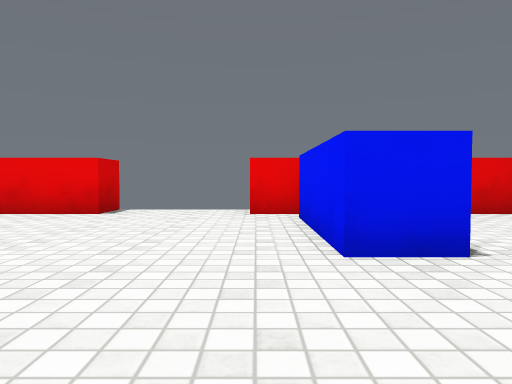
[1] (above)

13 first-person views from a walk through a Unity game level. The camera is 0.62 m above the floor, tilts 2° down and sees 70° across. The floor is counted in squares, 1 m on a side. Each view is taken from the middle of a square. On the plan, view 1 faces up. The plan holds only what a view shows up to about 10 squares ahead; the rest is blank. The player is left out. Surface patterns are stand-ins for the level's own textures.

[2]
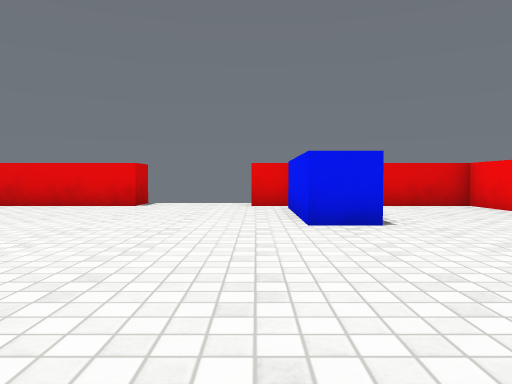

[3]
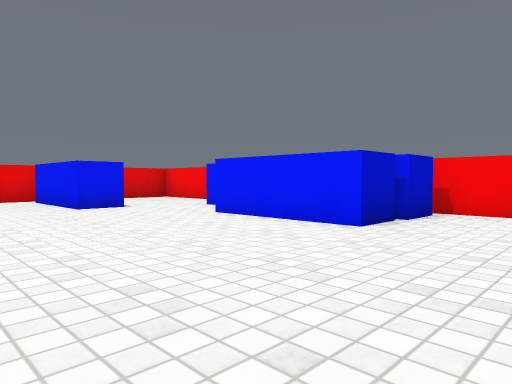

[4]
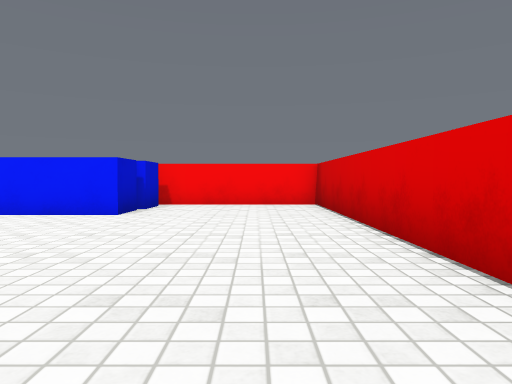

[5]
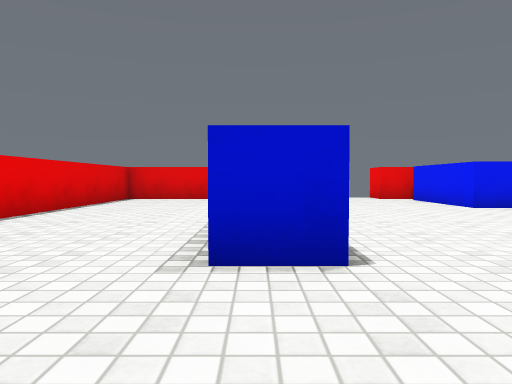

[6]
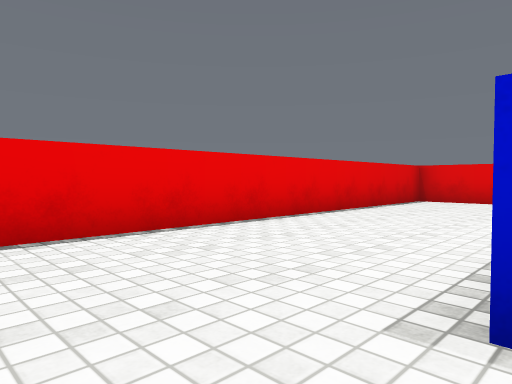

[7]
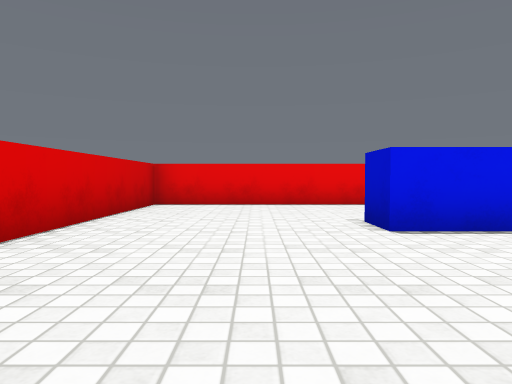

[8]
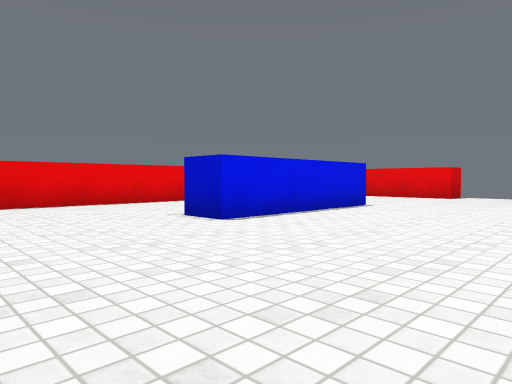

[9]
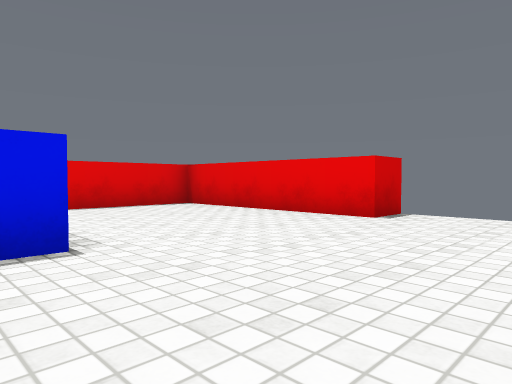

[10]
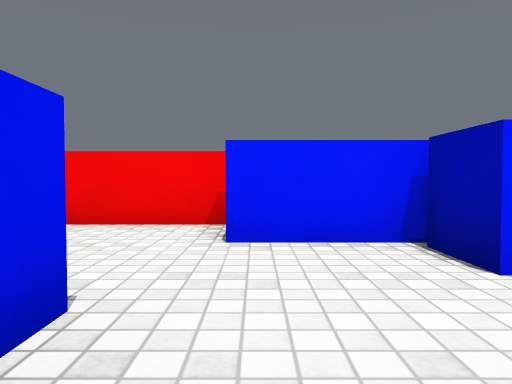

[11]
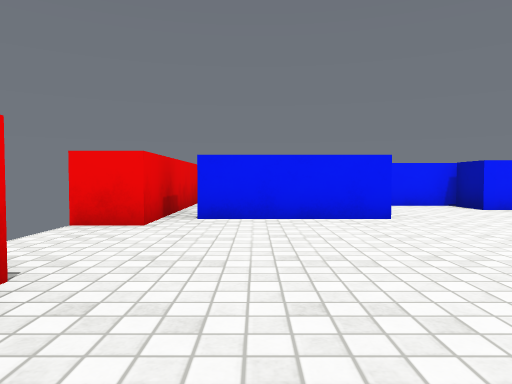

[12]
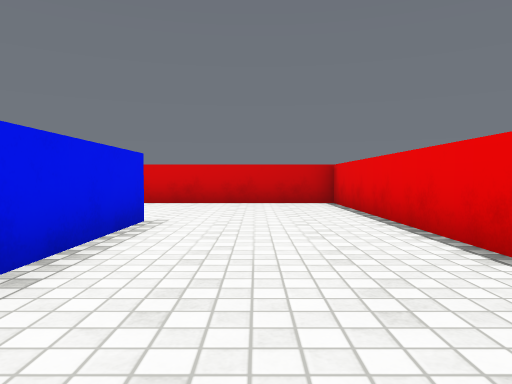

[13]
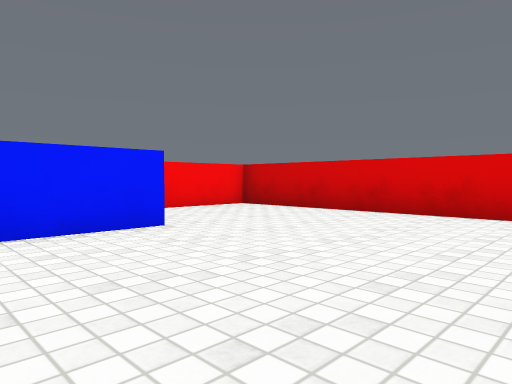

### Floor plan
Points are (right, up) in squares from view 1. A wall is a line through its corners. A room is listed if a view was taken in it or the views show most of it. See-through windows are left out.
Room 1 (views 1, 2, 3, 4, 5, 6, 7, 8, 9, 10, 11, 12, 13)
walls: (-3.3, 2.1) (-3.3, -2.4) (-4.3, -2.4) (-4.3, 0.8); (1.8, 2.9) (0.7, 2.9) (0.7, 6); (3.4, -2.6) (2.3, -2.6) (2.3, 0.4) (3.6, 0.4) (3.6, 2.4); (4.6, -2.6) (3.5, -2.6); (5, 2.4) (5, 6.5) (-0.1, 6.5) (-0.1, 7.6); (-2.8, 7.6) (-2.8, 6.5) (-8, 6.5) (-8, -6.5) (5, -6.5) (5, -2.5)
ways out: gap at (1, 6)

Positions as (right, up) in squares from view 1, and headings:
1: (0, 0), facing up
2: (0, -2), facing up
3: (-2, -5), facing up-right
4: (-4, -5), facing right
5: (-4, -5), facing up
6: (-4, -4), facing up-left
7: (1, -4), facing left
8: (1, -6), facing up-left
9: (0, 1), facing up-left
10: (0, 2), facing right
11: (-5, 5), facing right
12: (-6, 3), facing down
13: (-2, 0), facing down-right
